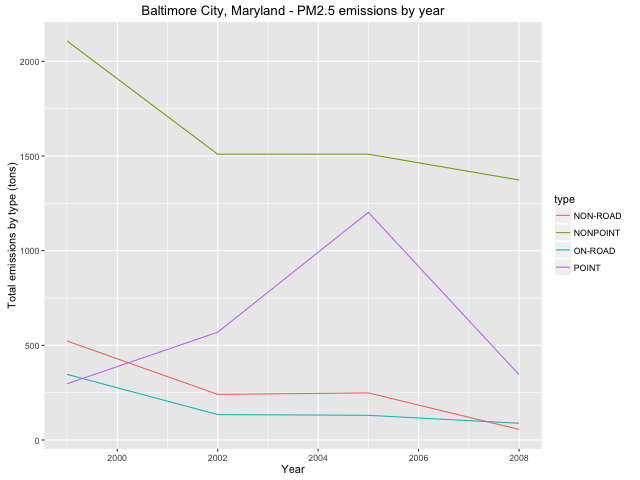

Recreate this plot in R.
source("common.R")

# Of the four types of sources indicated by the (point, nonpoint, onroad,
# nonroad) variable, which of these four sources have seen decreases in
# emissions from 1999-2008 for Baltimore City? Which have seen increases in
# emissions from 1999-2008?
# Use the ggplot2 plotting system to make a plot answer this question.

baltimore_fips <- "24510"

png(
  filename = "plot3.png", width = 640, height = 480, units = "px"
)

pm25_summary_by_year <-
  filter(pm25, fips == baltimore_fips) %>%
  group_by(type, year) %>%
  summarise(total = sum(Emissions))


qplot(
  year,
  total,
  data=pm25_summary_by_year,
  geom="line",
  colour=type,
  main="Baltimore City, Maryland - PM2.5 emissions by year",
  xlab="Year",
  ylab = "Total emissions by type"
)

dev.off()